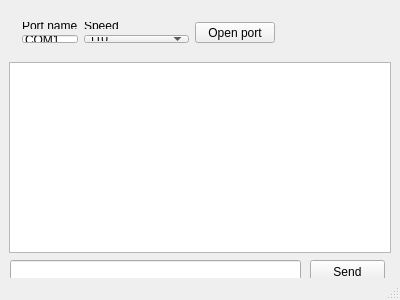
<?xml version="1.0" encoding="UTF-8"?>
<ui version="4.0">
 <class>MainWindow</class>
 <widget class="QMainWindow" name="MainWindow">
  <property name="geometry">
   <rect>
    <x>0</x>
    <y>0</y>
    <width>400</width>
    <height>300</height>
   </rect>
  </property>
  <property name="windowTitle">
   <string>MainWindow</string>
  </property>
  <widget class="QWidget" name="centralWidget">
   <widget class="QTextBrowser" name="textBrowser">
    <property name="geometry">
     <rect>
      <x>9</x>
      <y>62</y>
      <width>382</width>
      <height>191</height>
     </rect>
    </property>
   </widget>
   <widget class="QLineEdit" name="lineEdit_2">
    <property name="geometry">
     <rect>
      <x>10</x>
      <y>260</y>
      <width>291</width>
      <height>20</height>
     </rect>
    </property>
   </widget>
   <widget class="QPushButton" name="pushButton_2">
    <property name="geometry">
     <rect>
      <x>310</x>
      <y>260</y>
      <width>75</width>
      <height>23</height>
     </rect>
    </property>
    <property name="text">
     <string>Send</string>
    </property>
   </widget>
   <widget class="QWidget" name="">
    <property name="geometry">
     <rect>
      <x>11</x>
      <y>11</y>
      <width>275</width>
      <height>43</height>
     </rect>
    </property>
    <layout class="QHBoxLayout" name="horizontalLayout">
     <item>
      <layout class="QFormLayout" name="formLayout">
       <item row="0" column="0">
        <widget class="QLabel" name="label">
         <property name="text">
          <string>Port name</string>
         </property>
        </widget>
       </item>
       <item row="0" column="1">
        <widget class="QLabel" name="label_2">
         <property name="text">
          <string>Speed</string>
         </property>
        </widget>
       </item>
       <item row="1" column="0">
        <widget class="QLineEdit" name="lineEdit">
         <property name="text">
          <string>COM1</string>
         </property>
        </widget>
       </item>
       <item row="1" column="1">
        <widget class="QComboBox" name="comboBox">
         <item>
          <property name="text">
           <string>110</string>
          </property>
         </item>
         <item>
          <property name="text">
           <string>300</string>
          </property>
         </item>
         <item>
          <property name="text">
           <string>600</string>
          </property>
         </item>
         <item>
          <property name="text">
           <string>1200</string>
          </property>
         </item>
         <item>
          <property name="text">
           <string>2400</string>
          </property>
         </item>
         <item>
          <property name="text">
           <string>4800</string>
          </property>
         </item>
         <item>
          <property name="text">
           <string>9600</string>
          </property>
         </item>
         <item>
          <property name="text">
           <string>14400</string>
          </property>
         </item>
         <item>
          <property name="text">
           <string>19200</string>
          </property>
         </item>
         <item>
          <property name="text">
           <string>38400</string>
          </property>
         </item>
         <item>
          <property name="text">
           <string>56000</string>
          </property>
         </item>
         <item>
          <property name="text">
           <string>57600</string>
          </property>
         </item>
         <item>
          <property name="text">
           <string>115200</string>
          </property>
         </item>
         <item>
          <property name="text">
           <string>128000</string>
          </property>
         </item>
         <item>
          <property name="text">
           <string>256000</string>
          </property>
         </item>
        </widget>
       </item>
      </layout>
     </item>
     <item>
      <widget class="QPushButton" name="pushButton">
       <property name="text">
        <string>Open port</string>
       </property>
      </widget>
     </item>
    </layout>
   </widget>
  </widget>
  <widget class="QStatusBar" name="statusBar"/>
 </widget>
 <layoutdefault spacing="6" margin="11"/>
 <resources/>
 <connections/>
</ui>
